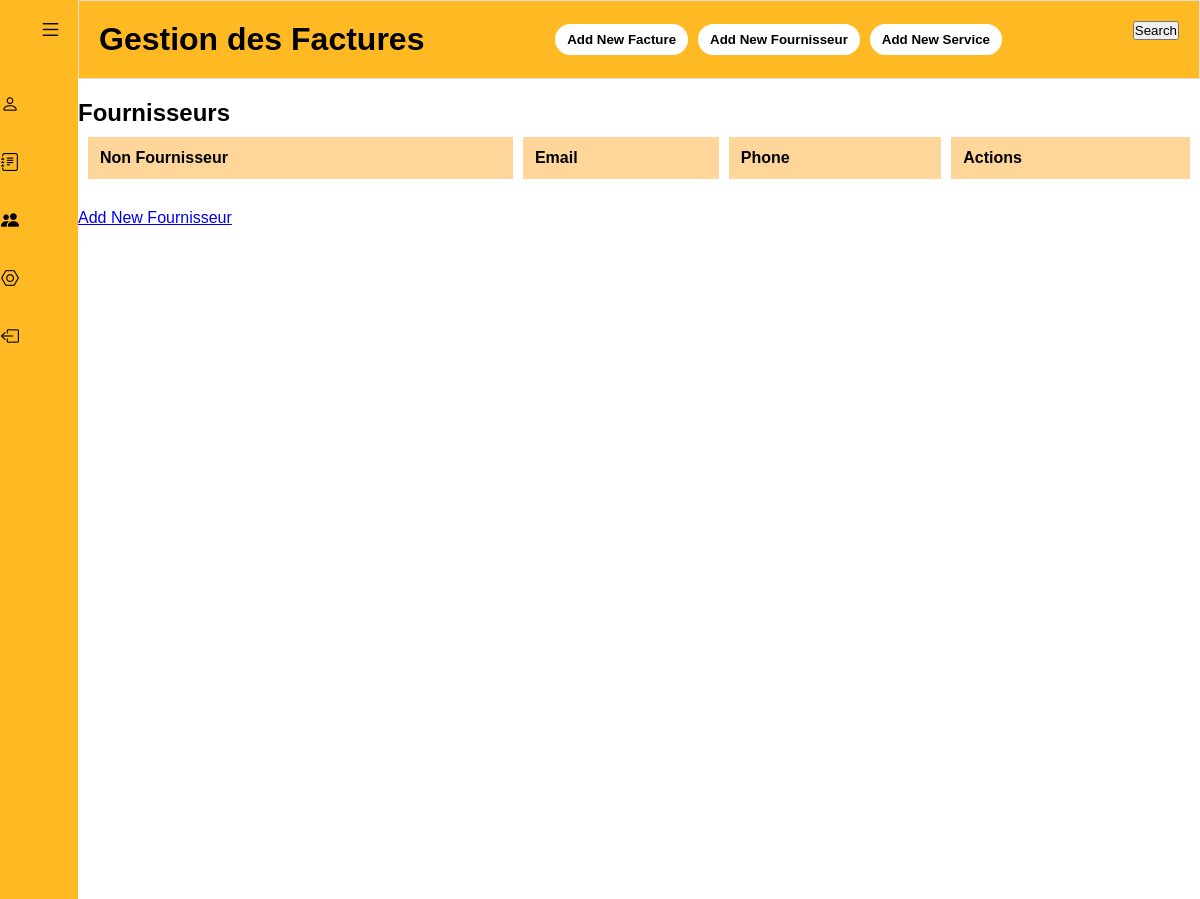
Page /fournisseurs/ (signed in) on the earlier database version.
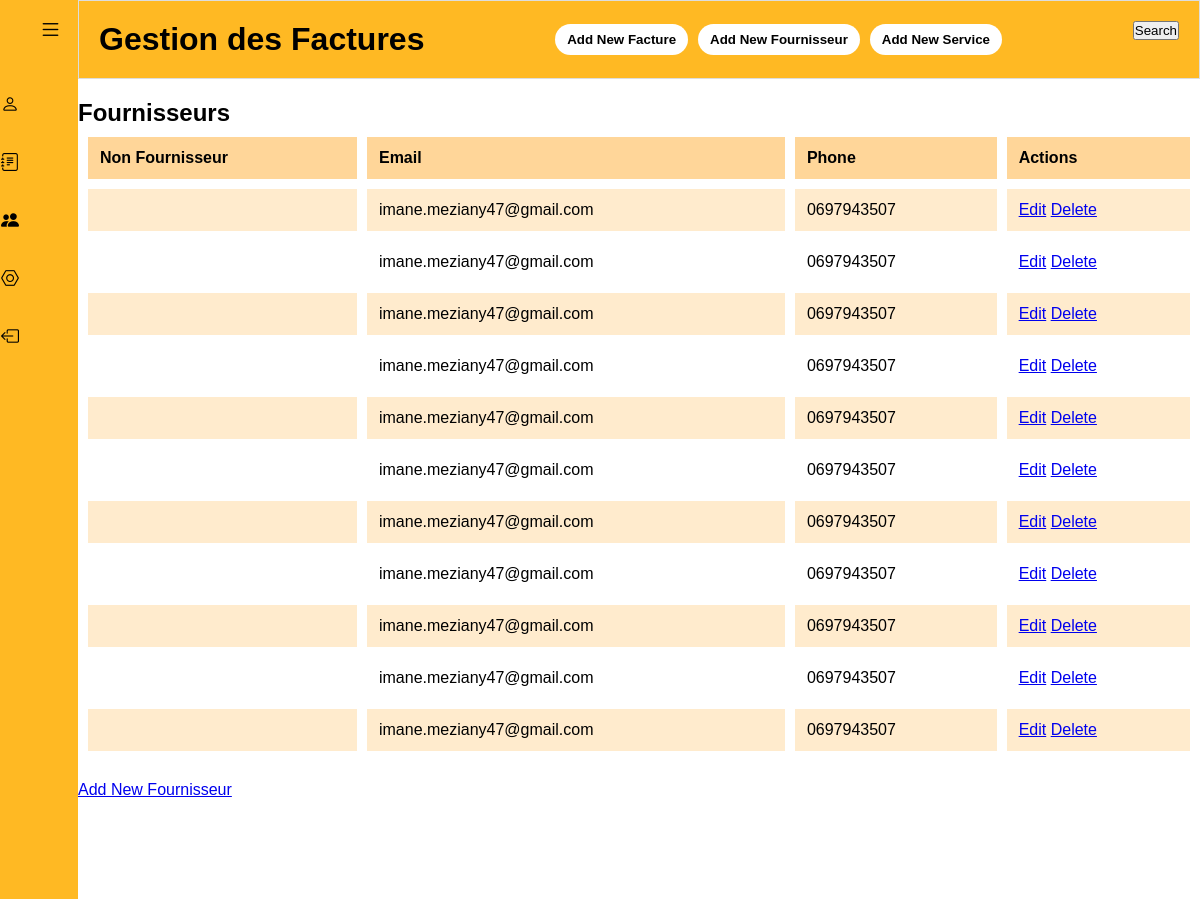
Same page on the later database version.
### facturation/models.py (models this page shows, shortened)
class Fournisseur(models.Model):
    name = models.CharField(max_length=100)
    email = models.EmailField()
    phone = models.CharField(max_length=20)

### facturation/views.py (the view)
# urls.py: path('fournisseurs/',login_required(views.fournisseurs,login_url='facturation:login'),name='fournisseurs'),
@login_required(login_url='login/')
def fournisseurs(request):
    Fournisseurs=Fournisseur.objects.all()
    return render(request, 'facturation/fournisseurs.html',{'Fournisseurs':Fournisseurs})

### templates/facturation/fournisseurs.html
{% extends "layouts/base.html" %}
{% block content %}
<div class='home-section'>
    <h2>Fournisseurs</h2>
    <table>
        <tr>
            <th>Non Fournisseur</th>
            <th>Email</th>
            <th>Phone</th>
            <th>Actions</th>
        </tr>
        {% for fournisseur in Fournisseurs %}
        <tr>
            <td>{{ fournisseur.nom }}</td>
            <td>{{ fournisseur.email }}</td>
            <td>{{ fournisseur.phone }}</td>
            <td>
                <a href="{% url 'facturation:update_fournisseur' fournisseur.pk %}">Edit</a>
                <a href="{% url 'facturation:delete_fournisseur' fournisseur.pk %}">Delete</a>
            </td>
        </tr>
        {% endfor %}
    </table>
    <a href="{% url 'facturation:add_fournisseur' %}">Add New Fournisseur</a>
</div>
{% endblock %}

Differences in the rows shown:
added Fournisseur: email "imane.meziany47@gmail.com", phone "0697943507"
added Fournisseur: email "imane.meziany47@gmail.com", phone "0697943507"
added Fournisseur: email "imane.meziany47@gmail.com", phone "0697943507"
added Fournisseur: email "imane.meziany47@gmail.com", phone "0697943507"
added Fournisseur: email "imane.meziany47@gmail.com", phone "0697943507"
added Fournisseur: email "imane.meziany47@gmail.com", phone "0697943507"
added Fournisseur: email "imane.meziany47@gmail.com", phone "0697943507"
added Fournisseur: email "imane.meziany47@gmail.com", phone "0697943507"
added Fournisseur: email "imane.meziany47@gmail.com", phone "0697943507"
added Fournisseur: email "imane.meziany47@gmail.com", phone "0697943507"
added Fournisseur: email "imane.meziany47@gmail.com", phone "0697943507"
